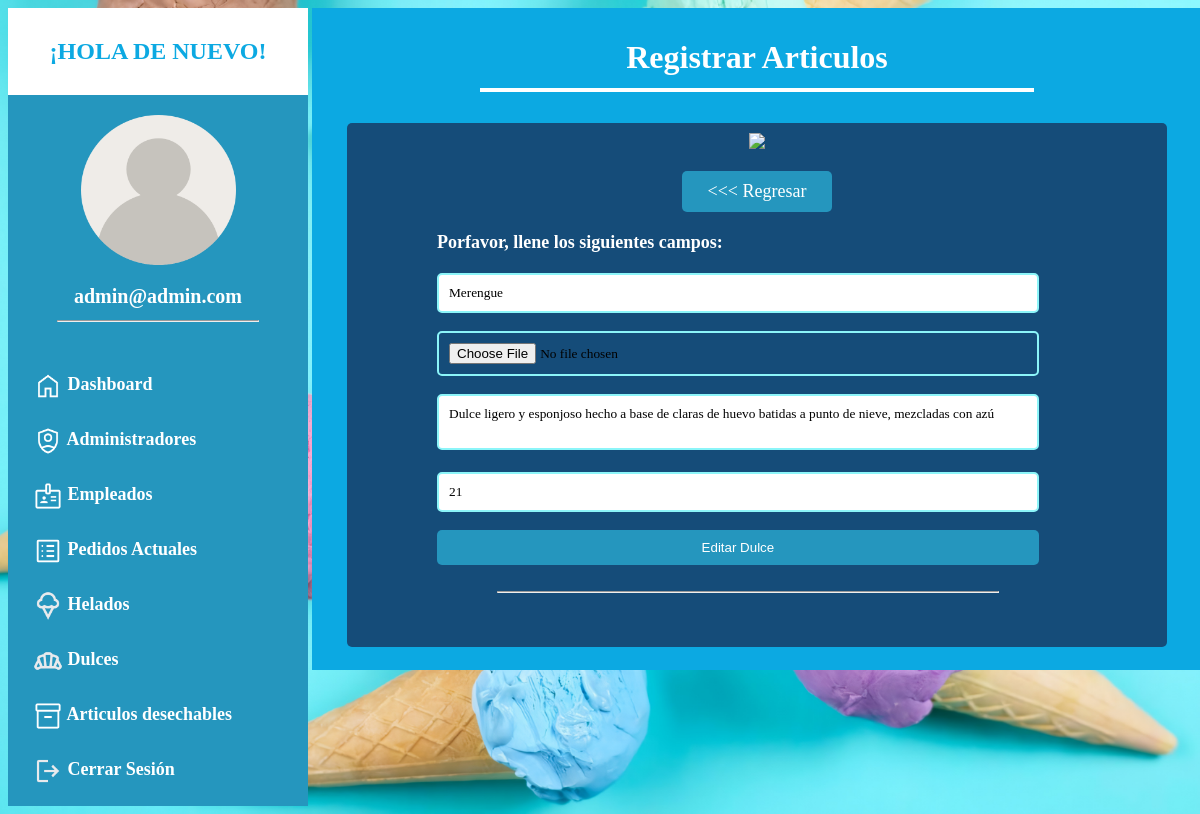
Screenshot of /editar_dulce.php?id=1 (signed in) with the database file from the repository.
### tables this page shows
CREATE TABLE `dulces` (
  `id_dulces` int(5) NOT NULL,
  `dulce` varchar(100) NOT NULL,
  `descripcion` varchar(100) NOT NULL,
  `precio` varchar(100) NOT NULL,
  `ruta` varchar(100) NOT NULL,
  `codigo` int(10) NOT NULL
);

### editar_dulce.php (the view, shortened to what this page needs)
<!DOCTYPE html>
<html lang="en">
<head>
    <link rel="stylesheet" href="style_panel_admin.css">
</head>
<body>
    <div class="ancho">
        <?php
        include "menu_panel_admin.php";
        ?>
        <div class="contenedorpaneladmin">
            <div class="contenedor4 centrar">
                <h1>Registrar Articulos</h1>
                <hr>
            </div>
            <br>
            <?php
          require "conexion.php";
          $id=$_GET['id'];
          $verusuario = "SELECT * FROM dulces WHERE id_dulces = '$id'";
          $resultado = mysqli_query($conectar, $verusuario);
          $fila = $resultado -> fetch_array();
           ?>
            <div class="contenedor5 ">
                <div class="centrar">
                <img src="./img/logo_colon.png" class="logopaneladmin1">
                <br><br>
                <a href="dulces.php" class="btn_regresar"> &lt;&lt;&lt; Regresar</a>
                </div>
                <div class="ancho contenedor6">
                    <form action="actualizar_dulce.php" method="POST" autocomplete="off" enctype="multipart/form-data">
                        <p class="negritas">Porfavor, llene los siguientes campos:</p>
                        <input class="campos_login" type="text" placeholder="Nombre del Dulce" name="dulce" required  value="<?php echo $fila['dulce'];?>">
                        <br><br>
                        <input class="campos_login" type="file" name="imagen" required>
                        <br><br>
                        <textarea name="descripcion" class="campos_login" placeholder="Descripción"><?php echo $fila['descripcion'];?></textarea>
                        <br><br>
                        <input class="campos_login" type="text" placeholder="Precio del helado" name="precio" required  value="<?php echo $fila['precio'];?>">
                        <br><br>
                         <button  class="registrar_admin">Editar Dulce</button>
                        <br><br>
                        <hr>
                    </form>
                </div>
                <br><br>
            </div>
            <br>
        </div>
</body>
</html>

### style_panel_admin.css (style rules this page uses)
body { font-family: 'Times New Roman', Times, serif; background: url(./img/bg.jpg) no-repeat center top; background-size:cover; }
:root { --color1: rgb(37, 150, 190); --color2: white; --color3: #8cf5f9; --color4: #154c79; --color5: #0ca9e2; --color6: red; }
.ancho { width: 1200px; margin: auto; }
.negritas { font-weight: bold; }
.centrar { text-align: center; }
.campos_login { width: 85%; border-radius: 5px; border: 2px var(--color3) solid; padding: 10px; color: black; font-family: 'Times New Roman', Times, serif; resize: none; }
.contenedorpaneladmin { width: 880px; background-color: var(--color5); display: inline-block; vertical-align: top; padding: 5px; }
.contenedor4 { width: 850px; color: var(--color2); padding: 5px; margin-left: 10px; border-radius: 10px; }
.contenedor4 hr { margin-top: -10px; width: 550px; border: 2px var(--color2) solid; }
.contenedor5 { width: 800px; background-color: var(--color4); color: var(--color2); padding: 10px; margin-left: 30px; border-radius: 5px; }
.contenedor5 p { font-size: 18px; line-height: 25px; }
.logopaneladmin1 { width: 200px; }
.contenedor5 { width: 800px; background-color: var(--color4); color: var(--color5); padding: 10px; margin-left: 30px; border-radius: 5px; }
.contenedor5 p { font-size: 18px; line-height: 25px; color: var(--color2); }
.btn_regresar { width: 130px; display: inline-block; background-color: var(--color1); color: var(--color2); text-decoration: none; padding: 10px; font-size: 18px; border-radius: 5px; }
.contenedor6 { width: 85%; border-radius: 10px; margin-top: 10px; margin-left: 80px; color: var(--color2); }
.contenedor6 hr { width: 500px; margin-left: 60px; }
.registrar_admin { width: 88.5%; padding: 10px; background-color: var(--color1); color: var(--color2); border: none; border-radius: 5px; }

### rows the page displays
dulces: dulce "Merengue", descripcion "Dulce ligero y esponjoso hecho a base de claras de huevo batidas a punto de nieve, mezcladas con azú", precio "21"

### other values shown
$adminCorreo "admin@admin.com"
